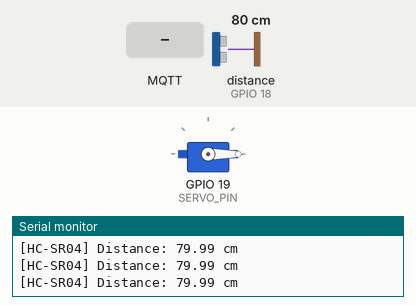
A sketch run on a simulated ESP32. Parts: servo, the last lines printed to the serial monitor. Wiring (inferred from the names in the program): ultrasonic range finder: trigger GPIO 5; echo GPIO 18. The test bench sets the inputs (shaded band); at power-on: distance to the obstacle (sensor on GPIO 18) 80 cm. The echo pulse lasts 58.3 µs per cm; WiFi joins after 1.5 s; servers stay silent unless stated; no MQTT or app messages arrive unless stated.

Above: at 3.7 s.
3.8 s: MQTT message "OPEN" arrives on the first subscribed topic
At 4.8 s:
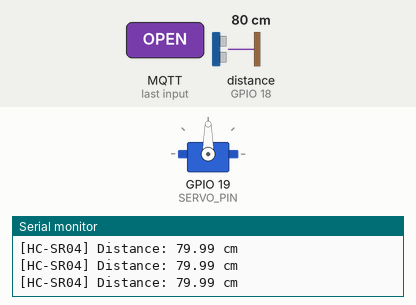
6.9 s: MQTT message "CLOSE" arrives on the first subscribed topic
At 7.6 s:
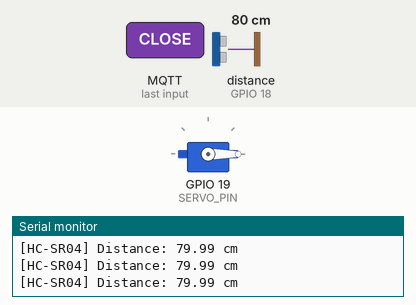
Timing chart, 0 to 9.9 s (numbered marks = the images above; inputs shaded):
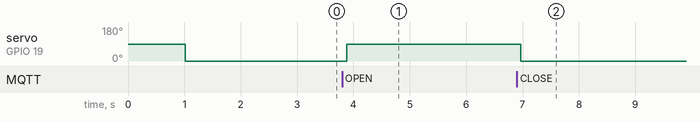

Measured:
- after the input at 3.8 s, servo on GPIO 19 (SERVO_PIN): 0° → 90° after 0.08 s
- after the input at 6.9 s, servo on GPIO 19 (SERVO_PIN): 90° → 0° after 0.06 s

The sketch:

entradav2__1_.ino
```cpp
#include <WiFi.h>
#include <WiFiClientSecure.h>
#include <PubSubClient.h>
#include <ESP32Servo.h>

#include "secrets.h"


// ============================================================
// SMARTPARK UCE
// GATE-01
// ESP32 + HC-SR04 + SG90 + AWS IoT Core
// ============================================================


// ============================================================
// PINS
// ============================================================

#define TRIG_PIN 5
#define ECHO_PIN 18
#define SERVO_PIN 19


// ============================================================
// IDENTIDAD DEL DISPOSITIVO
// ============================================================

#define DEVICE_ID "gate-01"
#define MQTT_CLIENT_ID "gate-01"


// ============================================================
// MQTT TOPICS
// ============================================================

// ESP32 -> AWS
#define AWS_IOT_PUBLISH_TOPIC \
  "smartpark/gates/gate-01/detection"

// AWS -> ESP32
#define AWS_IOT_COMMAND_TOPIC \
  "smartpark/gates/gate-01/command"


// ============================================================
// MQTT CLIENT
// ============================================================

WiFiClientSecure secureClient;
PubSubClient mqttClient(secureClient);


// ============================================================
// SERVO SG90
// ============================================================

Servo barrierServo;

#define BARRIER_CLOSED 0
#define BARRIER_OPEN 90


// ============================================================
// HC-SR04
// ============================================================

// Distancia en centímetros a partir de la cual
// consideramos que existe un vehículo.
//
// Después podemos calibrar este valor físicamente.
const float VEHICLE_DISTANCE = 20.0;

bool vehiclePresent = false;


// ============================================================
// LEER DISTANCIA HC-SR04
// ============================================================

float getDistance() {

  digitalWrite(TRIG_PIN, LOW);
  delayMicroseconds(2);

  digitalWrite(TRIG_PIN, HIGH);
  delayMicroseconds(10);

  digitalWrite(TRIG_PIN, LOW);


  long duration = pulseIn(
    ECHO_PIN,
    HIGH,
    30000
  );


  // No hubo respuesta del sensor
  if (duration == 0) {

    return -1;
  }


  // Velocidad aproximada del sonido:
  // 0.0343 cm/us
  //
  // Se divide para 2 porque la señal
  // va y regresa.
  float distance =
    duration * 0.0343 / 2.0;


  return distance;
}


// ============================================================
// ABRIR BARRERA
// ============================================================

void openBarrier() {

  Serial.println();
  Serial.println("==========================");
  Serial.println("[BARRIER] OPEN");
  Serial.println("==========================");

  barrierServo.write(
    BARRIER_OPEN
  );
}


// ============================================================
// CERRAR BARRERA
// ============================================================

void closeBarrier() {

  Serial.println();
  Serial.println("==========================");
  Serial.println("[BARRIER] CLOSED");
  Serial.println("==========================");

  barrierServo.write(
    BARRIER_CLOSED
  );
}


// ============================================================
// MENSAJES RECIBIDOS DESDE AWS
// ============================================================

void messageReceived(
  char* topic,
  byte* payload,
  unsigned int length
) {

  String message = "";


  for (
    unsigned int i = 0;
    i < length;
    i++
  ) {

    message += (char)payload[i];
  }


  // Elimina espacios o saltos de línea
  message.trim();


  Serial.println();
  Serial.println("--------------------------------");

  Serial.print("[MQTT] Topic recibido: ");
  Serial.println(topic);

  Serial.print("[MQTT] Comando: ");
  Serial.println(message);

  Serial.println("--------------------------------");


  // ========================================================
  // OPEN
  // ========================================================

  if (message == "OPEN") {

    openBarrier();
  }


  // ========================================================
  // CLOSE
  // ========================================================

  else if (message == "CLOSE") {

    closeBarrier();
  }


  // ========================================================
  // COMANDO DESCONOCIDO
  // ========================================================

  else {

    Serial.print(
      "[MQTT] Comando desconocido: "
    );

    Serial.println(message);
  }
}


// ============================================================
// CONECTAR WIFI
// ============================================================

void connectWiFi() {

  Serial.println();
  Serial.println("==========================");
  Serial.println("[WIFI] Conectando...");
  Serial.println("==========================");


  WiFi.mode(
    WIFI_STA
  );


  WiFi.begin(
    WIFI_SSID,
    WIFI_PASSWORD
  );


  while (
    WiFi.status() != WL_CONNECTED
  ) {

    delay(500);

    Serial.print(".");
  }


  Serial.println();

  Serial.println(
    "[WIFI] Conectado correctamente."
  );


  Serial.print(
    "[WIFI] IP local: "
  );

  Serial.println(
    WiFi.localIP()
  );
}


// ============================================================
// CONFIGURAR Y CONECTAR AWS IOT CORE
// ============================================================

void connectAWS() {

  // --------------------------------------------------------
  // Certificado raíz de Amazon
  // --------------------------------------------------------

  secureClient.setCACert(
    AWS_CERT_CA
  );


  // --------------------------------------------------------
  // Certificado del ESP32
  // --------------------------------------------------------

  secureClient.setCertificate(
    AWS_CERT_CRT
  );


  // --------------------------------------------------------
  // Clave privada del ESP32
  // --------------------------------------------------------

  secureClient.setPrivateKey(
    AWS_CERT_PRIVATE
  );


  // --------------------------------------------------------
  // Endpoint AWS IoT
  // Puerto MQTT TLS = 8883
  // --------------------------------------------------------

  mqttClient.setServer(
    AWS_IOT_ENDPOINT,
    8883
  );


  // --------------------------------------------------------
  // Callback para recibir comandos
  // --------------------------------------------------------

  mqttClient.setCallback(
    messageReceived
  );


  // --------------------------------------------------------
  // Intentar conexión
  // --------------------------------------------------------

  while (
    !mqttClient.connected()
  ) {

    Serial.println();

    Serial.print(
      "[AWS IoT] Conectando como "
    );

    Serial.println(
      MQTT_CLIENT_ID
    );


    if (
      mqttClient.connect(
        MQTT_CLIENT_ID
      )
    ) {

      Serial.println(
        "[AWS IoT] CONECTADO."
      );


      // Suscribirse al topic de comandos
      bool subscribed =
        mqttClient.subscribe(
          AWS_IOT_COMMAND_TOPIC
        );


      if (subscribed) {

        Serial.print(
          "[MQTT] Suscrito a: "
        );

        Serial.println(
          AWS_IOT_COMMAND_TOPIC
        );

      } else {

        Serial.println(
          "[MQTT] Error al suscribirse."
        );
      }

    } else {

      Serial.print(
        "[AWS IoT] Error. Estado MQTT: "
      );

      Serial.println(
        mqttClient.state()
      );


      Serial.println(
        "[AWS IoT] Reintentando en 2 segundos..."
      );


      delay(2000);
    }
  }
}


// ============================================================
// ENVIAR EVENTO VEHICLE_DETECTED A AWS
// ============================================================

void sendVehicleEvent(
  float distance
) {

  // JSON esperado por SmartPark:
  //
  // {
  //   "device_id": "gate-01",
  //   "event": "VEHICLE_DETECTED",
  //   "distance_cm": 15.32
  // }


  String payload = "{";


  payload +=
    "\"device_id\":\"";

  payload +=
    DEVICE_ID;

  payload +=
    "\",";


  payload +=
    "\"event\":\"VEHICLE_DETECTED\",";


  payload +=
    "\"distance_cm\":";

  payload +=
    String(
      distance,
      2
    );


  payload += "}";


  Serial.println();
  Serial.println("--------------------------------");

  Serial.print(
    "[MQTT] Publicando en: "
  );

  Serial.println(
    AWS_IOT_PUBLISH_TOPIC
  );


  Serial.print(
    "[MQTT] Payload: "
  );

  Serial.println(
    payload
  );


  bool success =
    mqttClient.publish(
      AWS_IOT_PUBLISH_TOPIC,
      payload.c_str()
    );


  if (success) {

    Serial.println(
      "[MQTT] Evento enviado correctamente."
    );

  } else {

    Serial.println(
      "[MQTT] ERROR enviando evento."
    );
  }


  Serial.println("--------------------------------");
}


// ============================================================
// SETUP
// ============================================================

void setup() {

  Serial.begin(
    115200
  );


  delay(1000);


  Serial.println();
  Serial.println();
  Serial.println("================================");
  Serial.println("       SMARTPARK UCE");
  Serial.println("       GATE-01");
  Serial.println("================================");


  // ========================================================
  // HC-SR04
  // ========================================================

  pinMode(
    TRIG_PIN,
    OUTPUT
  );


  pinMode(
    ECHO_PIN,
    INPUT
  );


  digitalWrite(
    TRIG_PIN,
    LOW
  );


  // ========================================================
  // SG90
  // ========================================================

  barrierServo.setPeriodHertz(
    50
  );


  barrierServo.attach(
    SERVO_PIN,
    500,
    2400
  );


  // Iniciar con barrera cerrada
  closeBarrier();


  // ========================================================
  // WIFI
  // ========================================================

  connectWiFi();


  // ========================================================
  // AWS IOT CORE
  // ========================================================

  connectAWS();


  Serial.println();
  Serial.println("================================");
  Serial.println(" SMARTPARK GATE-01 READY");
  Serial.println("================================");

  Serial.println();

  Serial.print(
    "[MQTT] Detection topic: "
  );

  Serial.println(
    AWS_IOT_PUBLISH_TOPIC
  );


  Serial.print(
    "[MQTT] Command topic: "
  );

  Serial.println(
    AWS_IOT_COMMAND_TOPIC
  );

  Serial.println();
}


// ============================================================
// LOOP
// ============================================================

void loop() {

  // ========================================================
  // RECONEXIÓN WIFI
  // ========================================================

  if (
    WiFi.status() != WL_CONNECTED
  ) {

    Serial.println(
      "[WIFI] Conexion perdida."
    );

    connectWiFi();
  }


  // ========================================================
  // RECONEXIÓN AWS IOT
  // ========================================================

  if (
    !mqttClient.connected()
  ) {

    Serial.println(
      "[AWS IoT] Conexion perdida."
    );

    connectAWS();
  }


  // Mantiene MQTT funcionando
  mqttClient.loop();


  // ========================================================
  // LEER SENSOR HC-SR04
  // ========================================================

  float distance =
    getDistance();


  if (
    distance > 0
  ) {

    Serial.print(
      "[HC-SR04] Distance: "
    );

    Serial.print(
      distance
    );

    Serial.println(
      " cm"
    );


    // ======================================================
    // VEHÍCULO LLEGA
    // ======================================================

    if (
      distance < VEHICLE_DISTANCE &&
      !vehiclePresent
    ) {

      vehiclePresent = true;


      Serial.println();
      Serial.println("==========================");
      Serial.println("VEHICLE DETECTED");
      Serial.println("==========================");


      // Enviar evento a AWS IoT Core
      sendVehicleEvent(
        distance
      );
    }


    // ======================================================
    // VEHÍCULO SE RETIRA
    // ======================================================

    if (
      distance >= VEHICLE_DISTANCE &&
      vehiclePresent
    ) {

      vehiclePresent = false;


      Serial.println();
      Serial.println(
        "[HC-SR04] Vehicle left."
      );
    }
  }


  delay(
    250
  );
}
```

secrets.example.h
```cpp
#pragma once

// Copiar como secrets.h local y completar únicamente con valores privados.
#define WIFI_SSID ""
#define WIFI_PASSWORD ""
#define AWS_IOT_ENDPOINT ""
#define AWS_CERT_CA ""
#define AWS_CERT_CRT ""
#define AWS_CERT_PRIVATE ""
```
